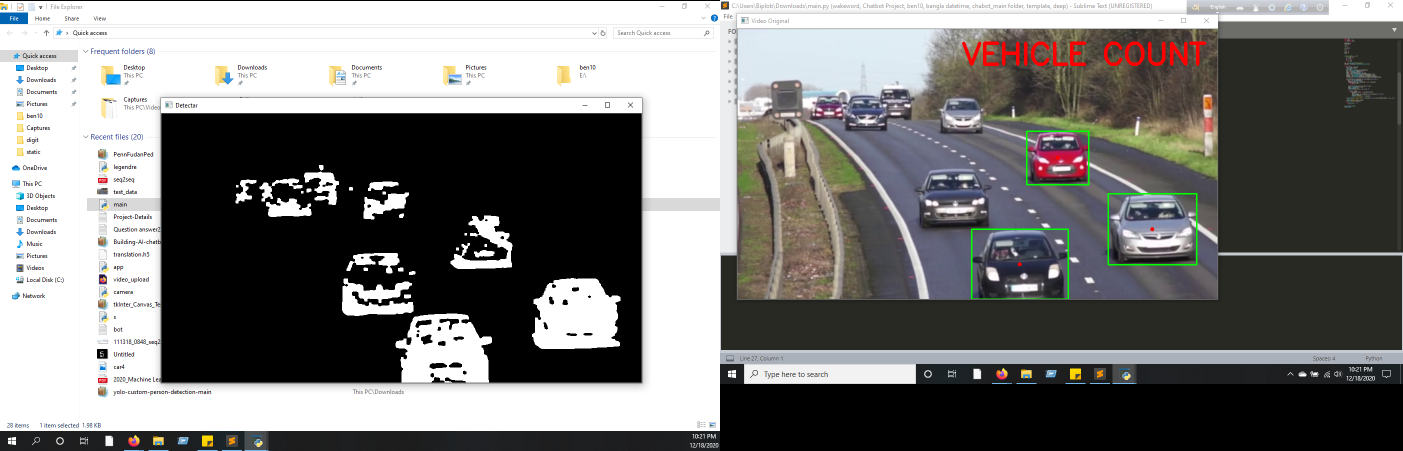
#> input picture Project Image/Image1.png, 2806 x 902 px, given in place of test_data.mp4, which was not available (shown at 1/2 size)
$ python main.py   (older library calls are emulated)
#> lines starting #> are read from the running program, lines starting #| are printed output that depends on the picture; after the words box and inside, x2 and y2 are one past the last pixel; in counts of white or black regions, pixels touching at a corner belong together; pictures that were not available may be replaced by others from this repository, and a replacement may not be noted
### vehicles.py
from random import randint
import time

class Car:
    tracks=[]
    def __init__(self,i,xi,yi,max_age):
        self.i=i
        self.x=xi
        self.y=yi
        self.tracks=[]
        self.R=randint(0,255)
        self.G=randint(0,255)
        self.B=randint(0,255)
        self.done=False
        self.state='0'
        self.age=0
        self.max_age=max_age
        self.dir=None

    def getRGB(self):  #For the RGB colour
        return (self.R,self.G,self.B)
    def getTracks(self):
        return self.tracks

    def getId(self): #For the ID
        return self.i

    def getState(self):
        return self.state

    def getDir(self):
        return self.dir

    def getX(self):  #for x coordinate
        return self.x

    def getY(self):  #for y coordinate
        return self.y

    # [5 lines left out: function updateCoords, not called in this run]

    def setDone(self):
        self.done = True

    def timedOut(self):
        return self.done

    # [33 lines left out: functions going_UP, going_DOWN, age_one, not called in this run]

#Class2

class MultiCar:
    # [9 lines left out: function __init__, not called in this run]

### main.py
### Problem Statement : Detect and count the number of vehicles in the given video.
### Submitted By : Sanjoy Kumar


import cv2
import numpy as np
import vehicles
import time

cnt_up=0
cnt_down=0


cap=cv2.VideoCapture("test_data.mp4")

#Get width and height of video

w=cap.get(3)
h=cap.get(4)
frameArea=h*w
areaTH=frameArea/400

#Lines
line_up=int(2*(h/5))
line_down=int(3*(h/5))

up_limit=int(1*(h/5))
down_limit=int(4*(h/5))

print("Red line y:",str(line_down))
print("Blue line y:",str(line_up))
line_down_color=(255,0,0)
line_up_color=(255,0,255)
pt1 =  [0, line_down]
pt2 =  [w, line_down]
pts_L1 = np.array([pt1,pt2], np.int32)
pts_L1 = pts_L1.reshape((-1,1,2))
pt3 =  [0, line_up]
pt4 =  [w, line_up]
pts_L2 = np.array([pt3,pt4], np.int32)
pts_L2 = pts_L2.reshape((-1,1,2))

pt5 =  [0, up_limit]
pt6 =  [w, up_limit]
pts_L3 = np.array([pt5,pt6], np.int32)
pts_L3 = pts_L3.reshape((-1,1,2))
pt7 =  [0, down_limit]
pt8 =  [w, down_limit]
pts_L4 = np.array([pt7,pt8], np.int32)
pts_L4 = pts_L4.reshape((-1,1,2))

#Background Subtractor
fgbg=cv2.createBackgroundSubtractorMOG2(detectShadows=True)

#Kernals
kernalOp = np.ones((3,3),np.uint8)
kernalOp2 = np.ones((5,5),np.uint8)
kernalCl = np.ones((11,11),np.uint)


font = cv2.FONT_HERSHEY_SIMPLEX
cars = []
max_p_age = 5
pid = 1


while(cap.isOpened()):
    ret,frame=cap.read()
#> frame is the input picture: shape (902, 2806, 3); mean B, G, R 119.3, 120.7, 121.4
    for i in cars:
        i.age_one()
    fgmask=fgbg.apply(frame)
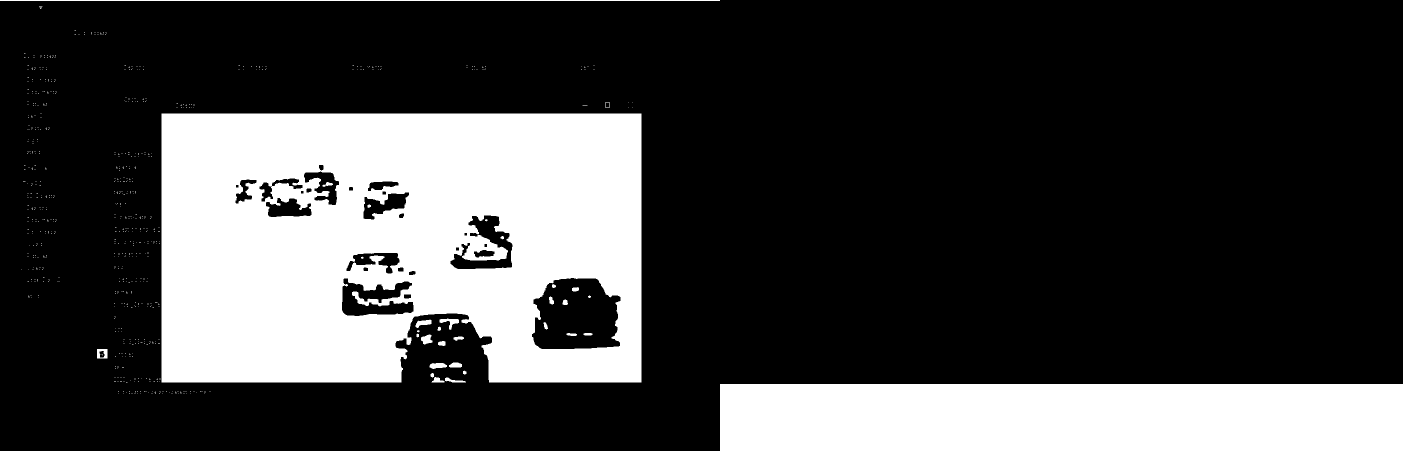
#> fgmask: shape (902, 2806) (shown at 1/2 size); values 127 (black) and 255 (white), 25.3% white; 807 white regions (778 under 20 px), largest, box (x1, y1, x2, y2) and area: (323, 227, 1283, 765) 449784, (1440, 768, 2806, 902) 183044, (0, 0, 1440, 2) 2880
    fgmask2=fgbg.apply(frame)
#> fgmask2: shape (902, 2806); every value is 0

    if ret==True:

        #Binarization
        ret,imBin=cv2.threshold(fgmask,200,255,cv2.THRESH_BINARY)
        ret,imBin2=cv2.threshold(fgmask2,200,255,cv2.THRESH_BINARY)
        #OPening i.e First Erode the dilate
        mask=cv2.morphologyEx(imBin,cv2.MORPH_OPEN,kernalOp)
#> mask: shape (902, 2806); 25.2% white; 31 white regions (4 under 20 px), largest, box (x1, y1, x2, y2) and area: (323, 227, 1283, 765) 449714, (1440, 768, 2806, 902) 183044, (0, 0, 1440, 2) 2880
        mask2=cv2.morphologyEx(imBin2,cv2.MORPH_CLOSE,kernalOp)

        #Closing i.e First Dilate then Erode
        mask=cv2.morphologyEx(mask,cv2.MORPH_CLOSE,kernalCl)
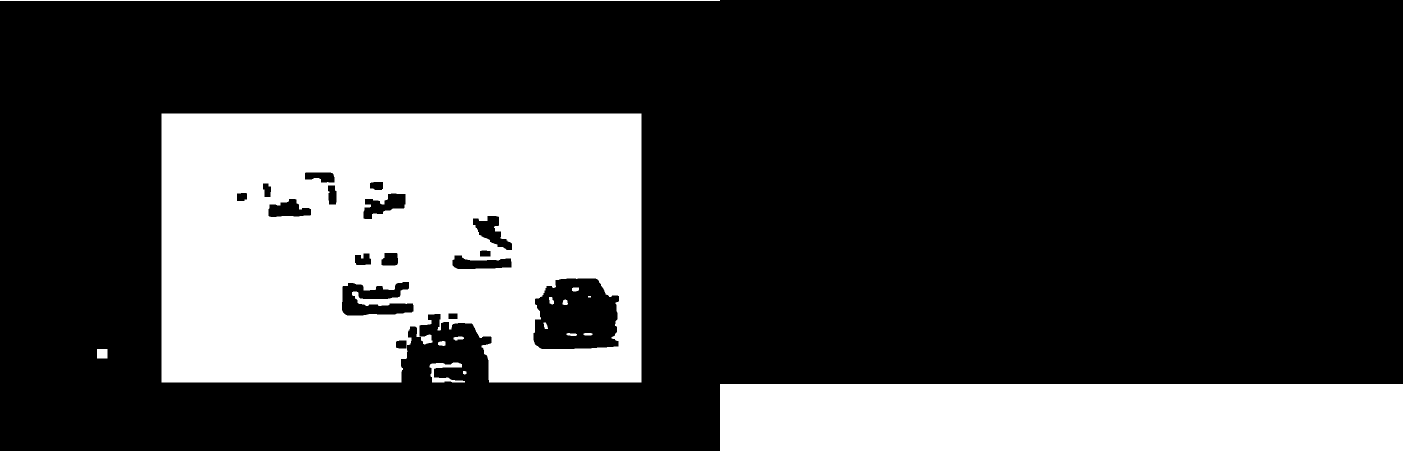
#> mask: shape (902, 2806) (shown at 1/2 size); 25.5% white; 15 white regions (1 under 20 px)
        mask2=cv2.morphologyEx(mask2,cv2.MORPH_CLOSE,kernalCl)


        #Find Contours
        _, countours0,hierarchy=cv2.findContours(mask,cv2.RETR_EXTERNAL,cv2.CHAIN_APPROX_NONE)
#> countours0 = 8 contours; box (x1, y1, x2, y2) and area: (323, 227, 1283, 765) 496380, (1440, 768, 2806, 902) 181545, (0, 0, 1440, 2) 1439, (859, 725, 930, 765) 947, (194, 698, 215, 717) 360, (876, 682, 891, 692) 102, (907, 673, 928, 681) 96, (926, 742, 933, 749) 32
        for cnt in countours0:
            area=cv2.contourArea(cnt)
            print(area)
            if area>areaTH:
                ####Tracking######
                m=cv2.moments(cnt)
                cx=int(m['m10']/m['m00'])
                cy=int(m['m01']/m['m00'])
                x,y,w,h=cv2.boundingRect(cnt)

                new=True
                if cy in range(up_limit,down_limit):
                    for i in cars:
                        if abs(x - i.getX()) <= w and abs(y - i.getY()) <= h:
                            new = False
                            i.updateCoords(cx, cy)

                            if i.going_UP(line_down,line_up)==True:
                                cnt_up+=1
                                print("ID:",i.getId(),'crossed going up at', time.strftime("%c"))
                            elif i.going_DOWN(line_down,line_up)==True:
                                cnt_down+=1
                                print("ID:", i.getId(), 'crossed going up at', time.strftime("%c"))
                            break
                        if i.getState()=='1':
                            if i.getDir()=='down'and i.getY()>down_limit:
                                i.setDone()
                            elif i.getDir()=='up'and i.getY()<up_limit:
                                i.setDone()
                        if i.timedOut():
                            index=cars.index(i)
                            cars.pop(index)
                            del i

                    if new==True: #If nothing is detected,create new
                        p=vehicles.Car(pid,cx,cy,max_p_age)
                        cars.append(p)
                        pid+=1

                cv2.circle(frame,(cx,cy),5,(0,0,255),-1)
                img=cv2.rectangle(frame,(x,y),(x+w,y+h),(0,255,0),2)
#> this loop made 8 passes
#> (area, cx, cy, x, y, w, h) on pass 7: (496380.5, 799, 487, 323, 227, 960, 538)
#> (area, cx, cy, x, y, w, h) on pass 1: (181545, 2122, 834, 1440, 768, 1366, 134)
#| 181545.0
#| 31.5
#| 947.0
#| 360.0
#| 102.5
#| 96.0
#| 496380.5
#| 1439.0
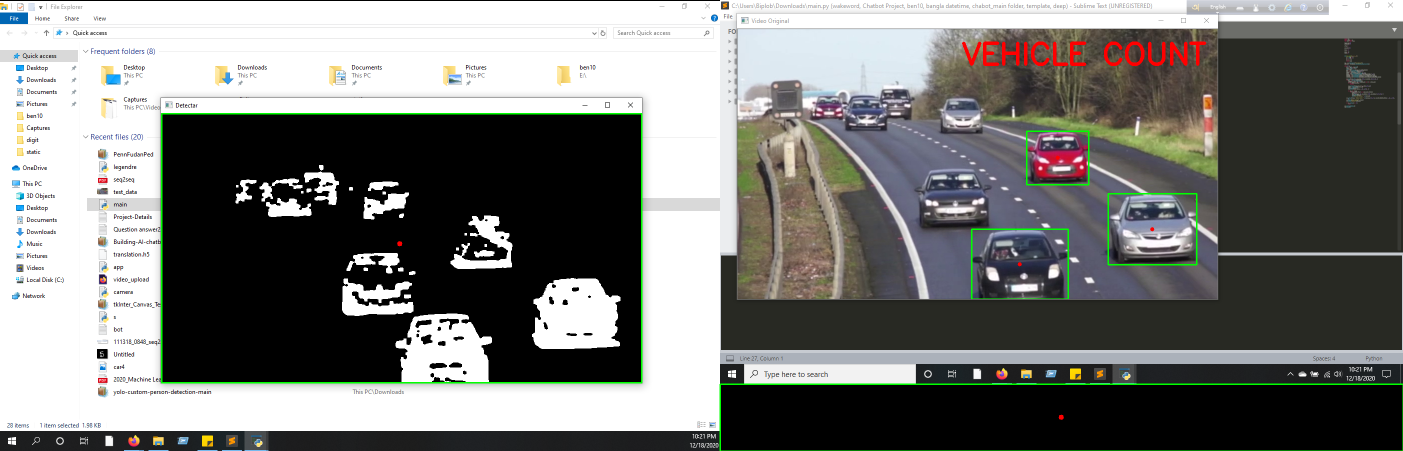
#> frame: shape (902, 2806, 3) (shown at 1/2 size); 0.6% of pixels changed, all inside (x1, y1, x2, y2) = (322, 226, 2806, 902)
#> after the loop, cars = 1 item; cnt_down = 0; cnt_up = 0; pid = 2

        for i in cars:
            cv2.putText(frame, str(i.getId()), (i.getX(), i.getY()), font, 0.3, i.getRGB(), 1, cv2.LINE_AA)
#> this loop made 1 pass
#> frame: shape (902, 2806, 3); under 0.01% of pixels changed, all inside (x1, y1, x2, y2) = (800, 480, 805, 489)


        str_up='UP: '+str(cnt_up)
#> str_up = 'UP: 0'
        str_down='DOWN: '+str(cnt_down)
#> str_down = 'DOWN: 0'
        frame=cv2.polylines(frame,[pts_L1],False,line_down_color,thickness=2)
        frame=cv2.polylines(frame,[pts_L2],False,line_up_color,thickness=2)
        frame=cv2.polylines(frame,[pts_L3],False,(255,255,255),thickness=1)
        frame=cv2.polylines(frame,[pts_L4],False,(255,255,255),thickness=1)
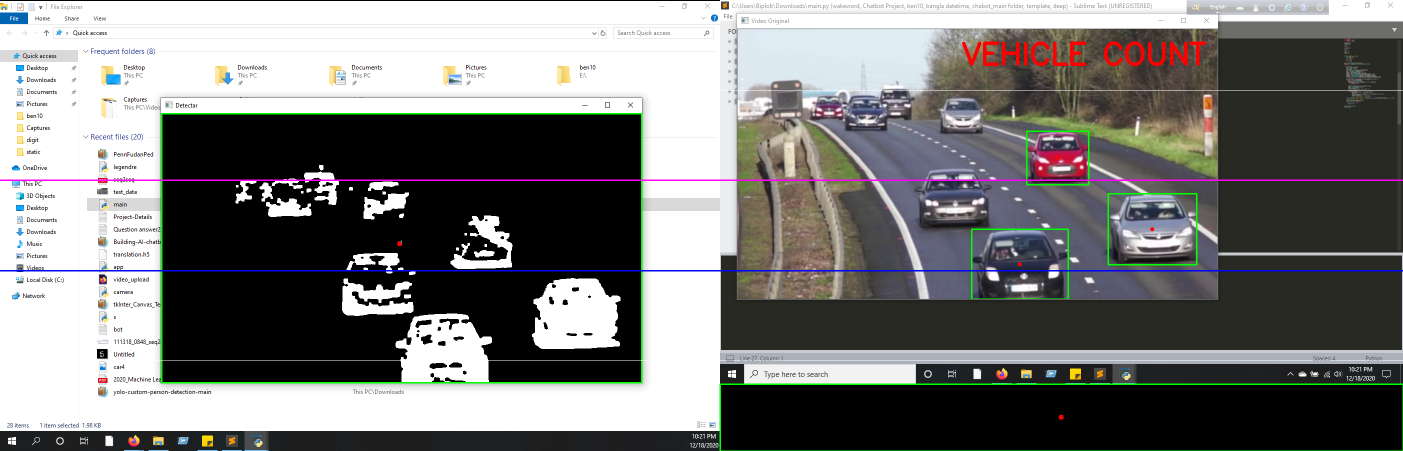
#> frame: shape (902, 2806, 3) (shown at 1/2 size); mean B, G, R 120.4, 121.5, 121.6
        cv2.putText(frame, str_up, (10, 40), font, 0.5, (255, 255, 255), 2, cv2.LINE_AA)
#> frame: shape (902, 2806, 3); 0.02% of pixels changed, all inside (x1, y1, x2, y2) = (10, 27, 56, 43)
        cv2.putText(frame, str_up, (10, 40), font, 0.5, (0, 0, 255), 1, cv2.LINE_AA)
#> frame: shape (902, 2806, 3); mean B, G, R 120.4, 121.5, 121.6
        cv2.putText(frame, str_down, (10, 90), font, 0.5, (255, 255, 255), 2, cv2.LINE_AA)
        cv2.putText(frame, str_down, (10, 90), font, 0.5, (255, 0, 0), 1, cv2.LINE_AA)
#> frame: shape (902, 2806, 3); mean B, G, R 120.4, 121.5, 121.6
        cv2.imshow('Frame',frame)

        if cv2.waitKey(1)&0xff==ord('q'):
#> (key q is pressed here)
            break

    else:
        break

cap.release()
cv2.destroyAllWindows()
